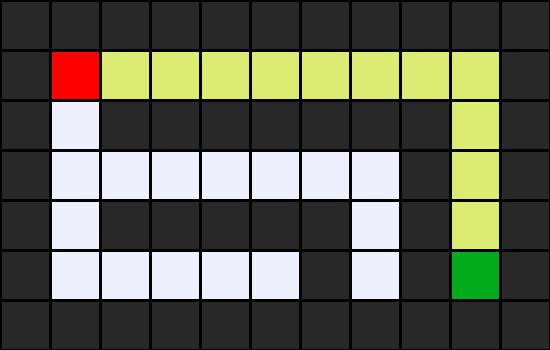

The Python source for this figure:
import sys

class Node():
    def __init__(self, state, parent, action):
        self.state = state
        self.parent = parent
        self.action = action


class StackFrontier():
    def __init__(self):
        self.frontier = []

    def add(self, node):
        self.frontier.append(node)

    def contains_state(self, state):
        return any(node.state == state for node in self.frontier)

    def empty(self):
        return len(self.frontier) == 0

    def remove(self):
        if self.empty():
            raise Exception("empty frontier")
        else:
            node = self.frontier[-1]
            self.frontier = self.frontier[:-1]
            return node


class QueueFrontier(StackFrontier):

    def remove(self):
        if self.empty():
            raise Exception("empty frontier")
        else:
            node = self.frontier[0]
            self.frontier = self.frontier[1:]
            return node

class Maze():

    def __init__(self, filename):

        # Read file and set height and width of maze
        with open(filename) as f:
            contents = f.read()

        # Validate start and goal
        if contents.count("A") != 1:
            raise Exception("maze must have exactly one start point")
        if contents.count("B") != 1:
            raise Exception("maze must have exactly one goal")

        # Determine height and width of maze
        contents = contents.splitlines()
        self.height = len(contents)
        self.width = max(len(line) for line in contents)

        # Keep track of walls
        self.walls = []
        for i in range(self.height):
            row = []
            for j in range(self.width):
                try:
                    if contents[i][j] == "A":
                        self.start = (i, j)
                        row.append(False)
                    elif contents[i][j] == "B":
                        self.goal = (i, j)
                        row.append(False)
                    elif contents[i][j] == " ":
                        row.append(False)
                    else:
                        row.append(True)
                except IndexError:
                    row.append(False)
            self.walls.append(row)

        self.solution = None


    def print(self):
        solution = self.solution[1] if self.solution is not None else None
        print()
        for i, row in enumerate(self.walls):
            for j, col in enumerate(row):
                if col:
                    print("█", end="")
                elif (i, j) == self.start:
                    print("A", end="")
                elif (i, j) == self.goal:
                    print("B", end="")
                elif solution is not None and (i, j) in solution:
                    print("*", end="")
                else:
                    print(" ", end="")
            print()
        print()


    def neighbors(self, state):
        row, col = state
        candidates = [
            ("up", (row - 1, col)),
            ("down", (row + 1, col)),
            ("left", (row, col - 1)),
            ("right", (row, col + 1))
        ]

        result = []
        for action, (r, c) in candidates:
            if 0 <= r < self.height and 0 <= c < self.width and not self.walls[r][c]:
                result.append((action, (r, c)))
        return result


    def solve(self):
        """Finds a solution to maze, if one exists."""

        # Keep track of number of states explored
        self.num_explored = 0

        # Initialize frontier to just the starting position
        start = Node(state=self.start, parent=None, action=None)
        frontier = StackFrontier()
        frontier.add(start)

        # Initialize an empty explored set
        self.explored = set()

        # Keep looping until solution found
        while True:

            # If nothing left in frontier, then no path
            if frontier.empty():
                raise Exception("no solution")

            # Choose a node from the frontier
            node = frontier.remove()
            self.num_explored += 1

            # If node is the goal, then we have a solution
            if node.state == self.goal:
                actions = []
                cells = []
                while node.parent is not None:
                    actions.append(node.action)
                    cells.append(node.state)
                    node = node.parent
                actions.reverse()
                cells.reverse()
                self.solution = (actions, cells)
                return

            # Mark node as explored
            self.explored.add(node.state)

            # Add neighbors to frontier
            for action, state in self.neighbors(node.state):
                if not frontier.contains_state(state) and state not in self.explored:
                    child = Node(state=state, parent=node, action=action)
                    frontier.add(child)


    def output_image(self, filename, show_solution=True, show_explored=False):
        from PIL import Image, ImageDraw
        cell_size = 50
        cell_border = 2

        # Create a blank canvas
        img = Image.new(
            "RGBA",
            (self.width * cell_size, self.height * cell_size),
            "black"
        )
        draw = ImageDraw.Draw(img)

        solution = self.solution[1] if self.solution is not None else None
        for i, row in enumerate(self.walls):
            for j, col in enumerate(row):

                # Walls
                if col:
                    fill = (40, 40, 40)

                # Start
                elif (i, j) == self.start:
                    fill = (255, 0, 0)

                # Goal
                elif (i, j) == self.goal:
                    fill = (0, 171, 28)

                # Solution
                elif solution is not None and show_solution and (i, j) in solution:
                    fill = (220, 235, 113)

                # Explored
                elif solution is not None and show_explored and (i, j) in self.explored:
                    fill = (212, 97, 85)

                # Empty cell
                else:
                    fill = (237, 240, 252)

                # Draw cell
                draw.rectangle(
                    ([(j * cell_size + cell_border, i * cell_size + cell_border),
                      ((j + 1) * cell_size - cell_border, (i + 1) * cell_size - cell_border)]),
                    fill=fill
                )

        img.save(filename)


if len(sys.argv) != 2:
    sys.exit("Usage: python maze.py maze3.txt")

m = Maze(sys.argv[1])
print("Maze:")
m.print()
print("Solving...")
m.solve()
print("States Explored:", m.num_explored)
print("Solution:")
m.print()
m.output_image("maze.png", show_explored=True)
